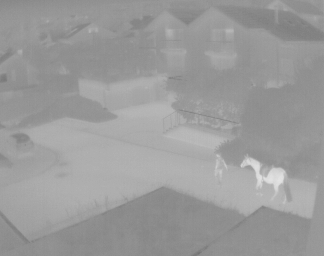
//> input picture 08 Adaptación de contraste/AdaptacionContraste/AdaptacionContraste/caballo.jpg, 324 x 256 px
$ ./OpenCV   (built with g++ and OpenCV 4)
//> lines starting //> are read from the running program, lines starting //| are printed output that depends on the picture
// OpenCV.cpp : This file contains the 'main' function. Program execution begins and ends there.
//

#include <iostream>
#include <opencv2/opencv.hpp>

using namespace std;
using namespace cv;

void histograma(Mat img, Mat* imgHistograma, int* hist);
void adaptacionContraste(Mat img_src, Mat* img_dst);
int main()
{
    Mat img = imread("caballo.jpg",IMREAD_GRAYSCALE);
//> img is the input picture: 256 rows x 324 cols, CV_8UC1; min 115, max 227, mean 154.8
    Mat imgHistograma;
    int hist[256] = { 0 };
    histograma(img, &imgHistograma, hist);
//> after the loop in histograma, `for (int i = 0; i < 256; i++)`:
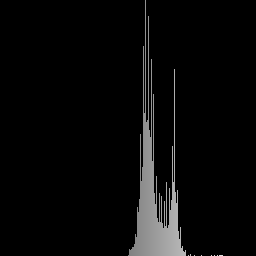
//> imgHistograma: 256 rows x 256 cols, CV_8UC1; min 0, max 222, mean 9.2
//> hist = 256 values, max 5384 at index 145, min 0 at index 0, mean 324
    imshow("imagen", img);
    imshow("histograma", imgHistograma);

    Mat img2(img.rows, img.cols, img.type());
    Mat imgHistograma2;
    int hist2[256] = { 0 };
    adaptacionContraste(img, &img2);
//|  pLow= 115
//|  pHigh= 227
//> after the loop in adaptacionContraste, `for (int i = 0; i < img_src.rows; i++)`:
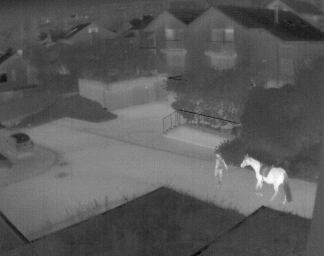
//> img_dst: 256 rows x 324 cols, CV_8UC1; min 0, max 255, mean 90.1
    histograma(img2, &imgHistograma2, hist2);
//> after the loop in histograma (call 3), `for (int i = 0; i < 256; i++)`:
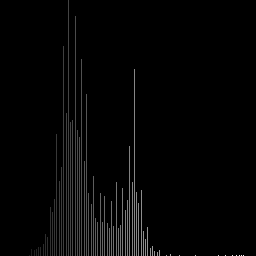
//> imgHistograma: 256 rows x 256 cols, CV_8UC1; min 0, max 243, mean 5.3
//> hist2 = 256 values, max 5384 at index 68, min 0 at index 1, mean 324

    imshow("imagen mejorada", img2);
    imshow("histograma de imagen mejorada", imgHistograma2);
    for (int i = 0; i < 256; i++)
    {
        printf("original intensidad %d= %d     nueva intensidad %d= %d\n", i,hist[i],i, hist2[i]);
    }
//> this loop made 256 passes
//| original intensidad 0= 0     nueva intensidad 0= 1
//| original intensidad 1= 0     nueva intensidad 1= 0
//| original intensidad 2= 0     nueva intensidad 2= 0
//| original intensidad 3= 0     nueva intensidad 3= 0
//| original intensidad 4= 0     nueva intensidad 4= 0
//| original intensidad 5= 0     nueva intensidad 5= 0
//| original intensidad 6= 0     nueva intensidad 6= 1
//| original intensidad 7= 0     nueva intensidad 7= 0
//> (output is shown up to pass 8 of 256)

    imwrite("antenaBajoContraste.jpg", img2);
    waitKey(0);

}
void histograma(Mat img, Mat* imgHistograma, int* hist)
{
    uchar* pfila;
    for (int i = 0; i < img.rows; i++)
    {
        pfila = img.ptr<uchar>(i);
        for (int j = 0; j < img.cols; j++)
        {
            hist[pfila[j]]++;
        }
    }

    int* maxIntensidad = max_element(&hist[0], &hist[255]);
    imgHistograma->create(256, 256, CV_8UC1);

    for (int i = 0; i < 256; i++)
    {
        for (int j = 0; j < hist[i] * 256 / (*maxIntensidad); j++)
        {
            pfila = imgHistograma->ptr<uchar>(imgHistograma->rows - j - 1);
            pfila[i] = i;
        }
    }
}
void adaptacionContraste(Mat img_src, Mat* img_dst)
{
    const int pMin = 0, pMax = 255;
    int pHigh = 255, pLow = 0;
    Mat imgHistograma;
    int hist[256] = { 0 };
    uchar* pfila_src, * pfila_dst;
    histograma(img_src, &imgHistograma, hist);
    for (int i = 0; i < 256; i++)
    {
        if (hist[i] != 0)
        {
            pLow = i;
            break;
        }
    }
    for (int i = 255; i >= 0; i--)
    {
        if (hist[i] != 0)
        {
            pHigh = i;
            break;
        }
    }
    printf("\n pLow= %d\n", pLow);
    printf("\n pHigh= %d\n", pHigh);
    for (int i = 0; i < img_src.rows; i++)
    {
        pfila_src = img_src.ptr<uchar>(i);
        pfila_dst = img_dst->ptr<uchar>(i);
        for (int j = 0; j < img_src.cols; j++)
            pfila_dst[j] = ((pfila_src[j] - pLow) * (pMax - pMin) / (pHigh - pLow)) + pMin;
    }
}
